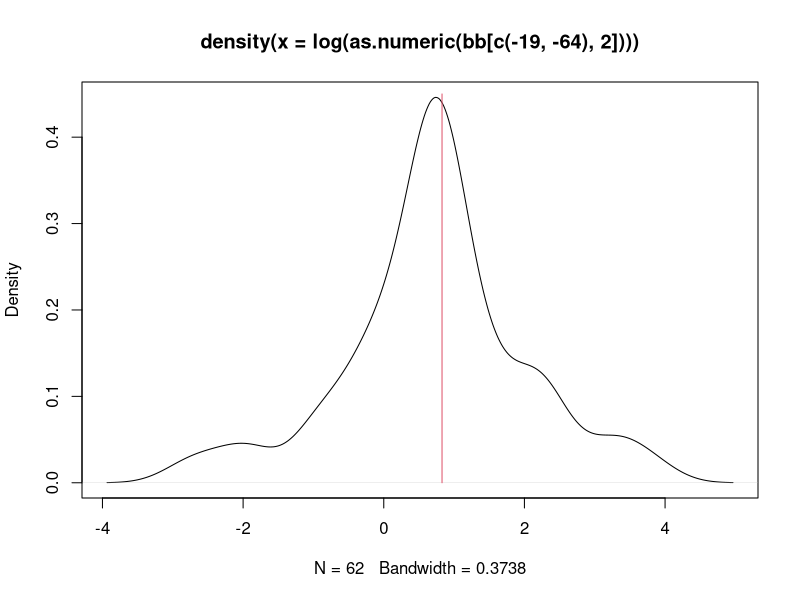
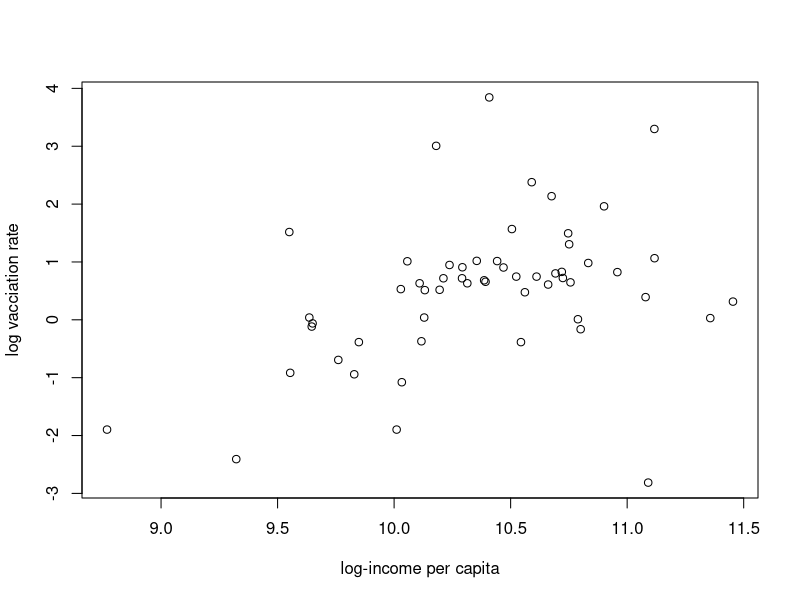

Reproduce these figures in R, in order.
# COVID data: git clone https://github.com/owid/covid-19-data.git
# GDP data: https://ourworldindata.org/grapher/gdp-per-capita-worldbank?tab=chart&region=World


dd <- as.matrix(read.csv2("vaccinations.csv", sep = ","))

bb <- NULL
country <- ""
countrynmbr <- 0
for (i in 1:dim(dd)[1]) {
  if (as.character(dd[i, 1]) != country) {
    bb <- rbind(bb, c(dd[i, 1], as.numeric(dd[i, 9])))
    country <- dd[i, 1]
    countrynmbr <- countrynmbr + 1
  } else {
    bb[countrynmbr, 2] <- as.numeric(dd[i, 9])
  }
}
# remove EU 19 and world 64

plot(density(log(as.numeric(bb[c(-19, -64), 2]))))
lines(c(log(as.numeric(bb[22, 2])), log(as.numeric(bb[22, 2]))), c(0, 0.45), col = 2)

ii <- read.csv("gdp-per-capita-worldbank.csv")
gg <- NULL
country <- ""
countrynmbr <- 0
for (i in 1:dim(ii)[1]) {
  if (as.character(ii[i, "Entity"]) != country) {
    gg <- rbind(gg, c(as.character(ii[i, "Entity"]), as.numeric(ii[i, 4])))
    country <- as.character(ii[i, "Entity"])
    countrynmbr <- countrynmbr + 1
  } else {
    gg[countrynmbr, 2] <- as.numeric(ii[i, 4])
  }
}

bb <- cbind(bb, rep(0, dim(bb)[1]))

l <- dim(gg)[1]
for (i in 1:dim(bb)[1]) {
  ind <- (1:l)[gg[, 1] == bb[i, 1]]
  if (length(ind == 1)) bb[i, 3] <- gg[ind, 2]
}

plot(log(as.numeric(bb[, 3])), log(as.numeric(bb[, 2])), xlab = "log-income per capita", ylab = "log vacciation rate")

library(tidyverse)

bb %>% 
  as_tibble()
